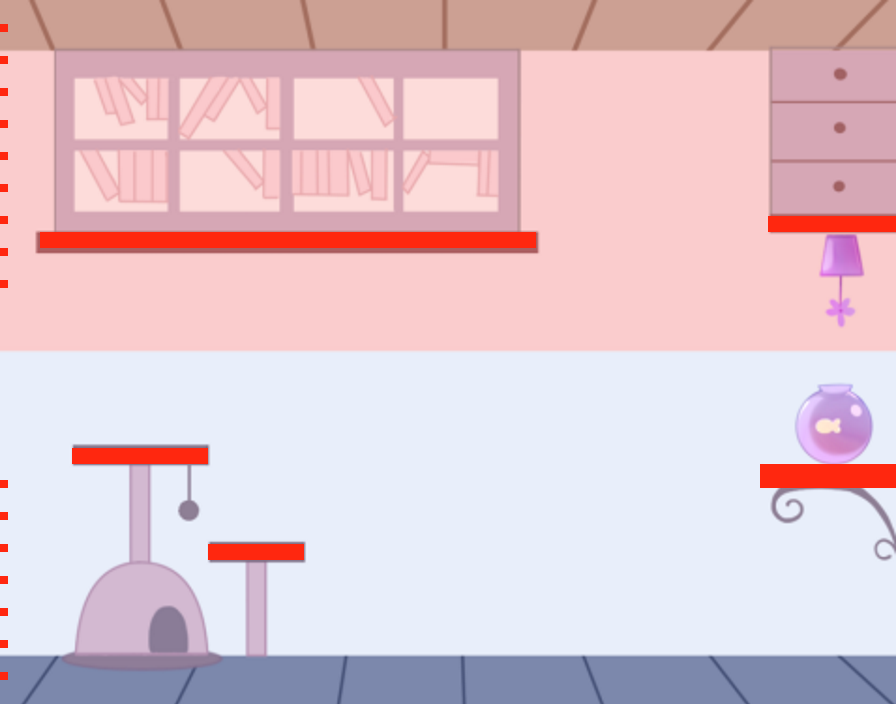

Tiled map render using the project's own tile images. Description and the map definition, with tile-layer contents summarised, below:
An orthogonal 112x88 tile map with 8x8 px tiles, 1 tile layer (Platforms), 1 image layer and 4 objects (Player1, Player2, Goal1, Goal2).

<map version="1.2" tiledversion="1.2.3" orientation="orthogonal" renderorder="right-down" width="112" height="88" tilewidth="8" tileheight="8" infinite="0" nextlayerid="6" nextobjectid="5">
 <tileset firstgid="1" name="pixel3" tilewidth="8" tileheight="8" tilecount="1" columns="1">
  <image source="Pixel3.png" width="8" height="8" />
 </tileset>
 <imagelayer id="2" name="Background">
  <image source="Houses.png" width="896" height="705" />
 </imagelayer>
 <layer id="3" name="Platforms" width="112" height="88">
  <data>[9856 cells, 281 non-empty, 1 distinct tile ids]</data>
 </layer>
 <objectgroup id="4" name="Players">
  <object id="3" name="Player1" x="170" y="682">
   <point />
  </object>
  <object id="4" name="Player2" x="206" y="37">
   <point />
  </object>
 </objectgroup>
 <objectgroup id="5" name="Goals">
  <object id="1" name="Goal1" x="811" y="402">
   <point />
  </object>
  <object id="2" name="Goal2" x="808" y="312">
   <point />
  </object>
 </objectgroup>
</map>
